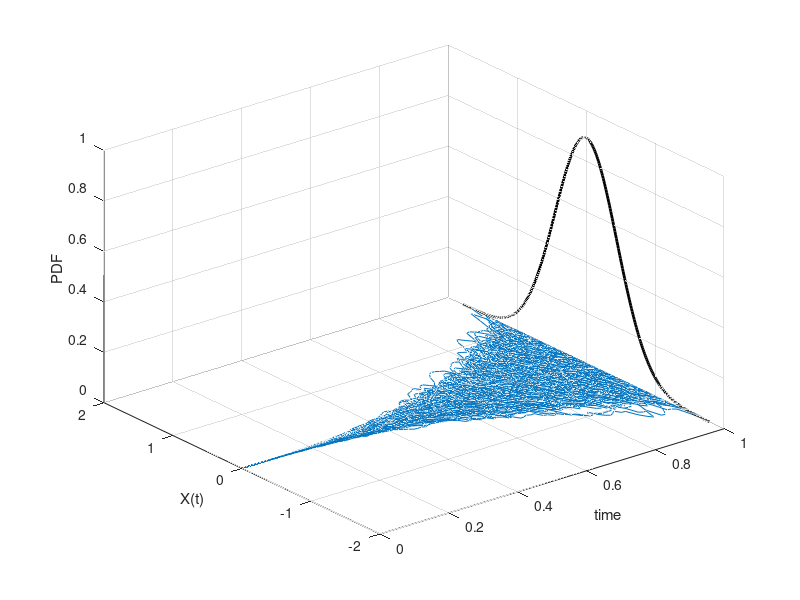
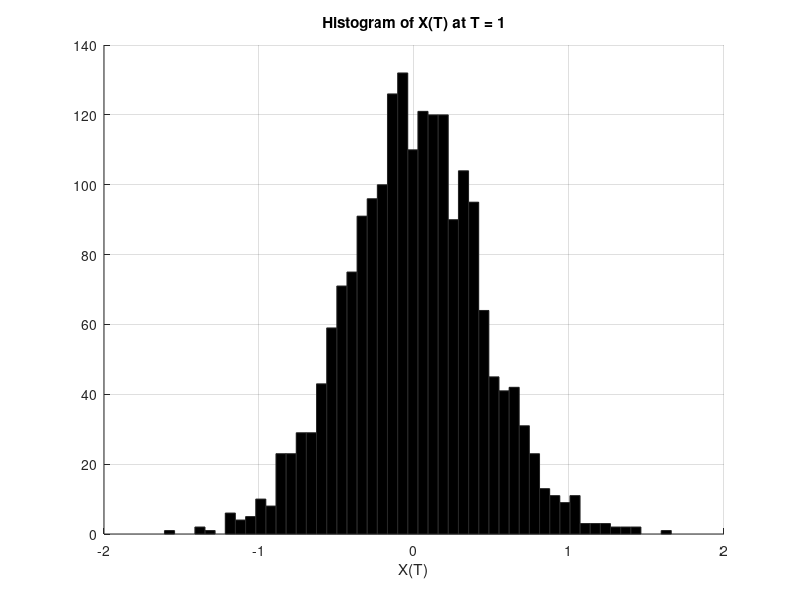

MATLAB code to generate these figures, in order:
function MonteCarloIntegral
close all;
% Monte Carlo settings
NoOfPaths=2000;         
NoOfSteps=100;          
T    = 1; dt=T/NoOfSteps;
X    = zeros(NoOfPaths,NoOfSteps);

% Define the function to be integrated int_0^t g(t) dW(t)

g    = @(t) t.^2;

% Generate set of random numbers

Z    = random('normal',0,1,[NoOfPaths,NoOfSteps]);

% Run simulation

t_i = 0;
for i=1:NoOfSteps
    if NoOfPaths>1
        Z(:,i) = (Z(:,i)-mean(Z(:,i)))/std(Z(:,i));
    end
    X(:,i+1) = X(:,i) + g(t_i) * sqrt(dt) * Z(:,i);
    t_i = i*T/NoOfSteps;
end

% Expectation and variance

EX = mean(X(:,end));
VarX = var(X(:,end));
sprintf('E(X(T)) =%f and Var(X(T))= %f',EX,VarX)

% Figure 1

figure1 = figure;
axes1 = axes('Parent',figure1);
hold(axes1,'on');
plot(0:dt:T,X,'Color',[0,0.45,0.75])

% 3D graph with marginal density at T

mu    = 0;
sigma = sqrt(0.2);

% Define range for the density

x=-4*sigma:0.01:4*sigma;
plot3(T*ones(length(x),1),x,normpdf(x,mu,sigma),'linewidth',2,'color',[0,0,0])
grid on;
view(axes1,[-38.72 33.68]);
xlabel('time')
ylabel('X(t)')
zlabel('PDF')

% Figure 2

figure2 = figure;
axes2 = axes('Parent',figure2);
hold(axes2,'on');

hist(X(:,end),50,'FaceColor',[0 0 0],'EdgeColor',[0.15 0.15 0.15])
xlabel('X(T)')
title('Histogram of X(T) at T = 1')
grid on;
    
